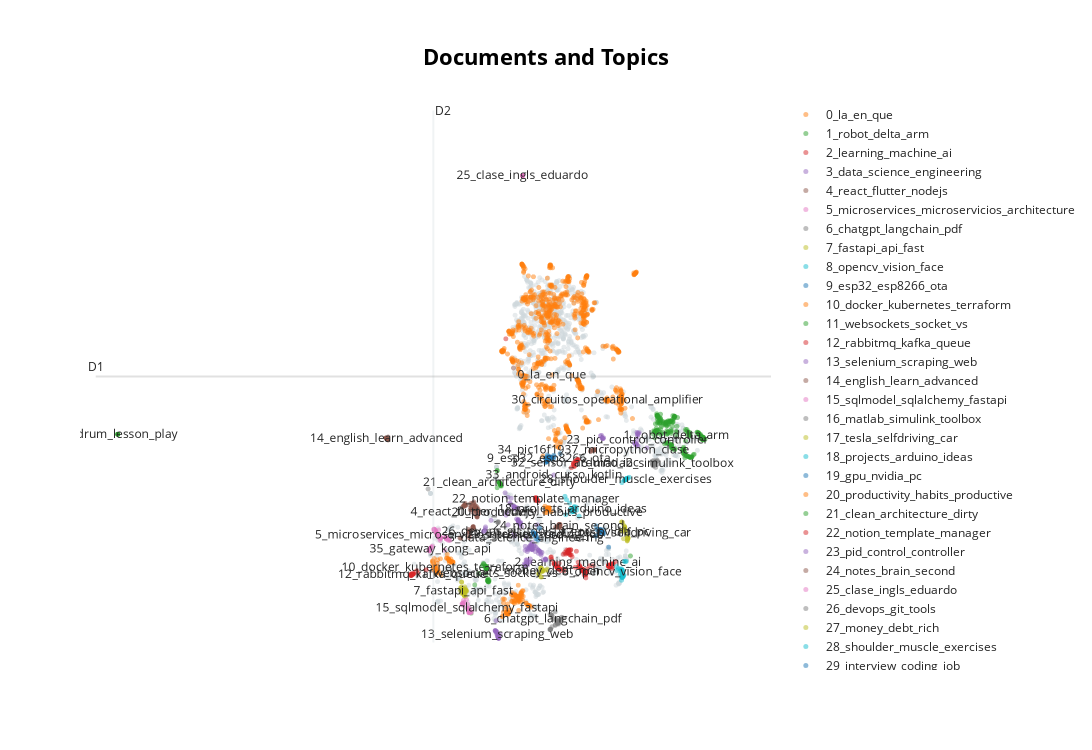

Notebook cell for this chart:
### Code cell
reduced_embeddings = UMAP(n_neighbors=10, n_components=2, min_dist=0.0, metric='cosine').fit_transform(corpus_embeddings)
model.visualize_documents(docs, reduced_embeddings=reduced_embeddings)
